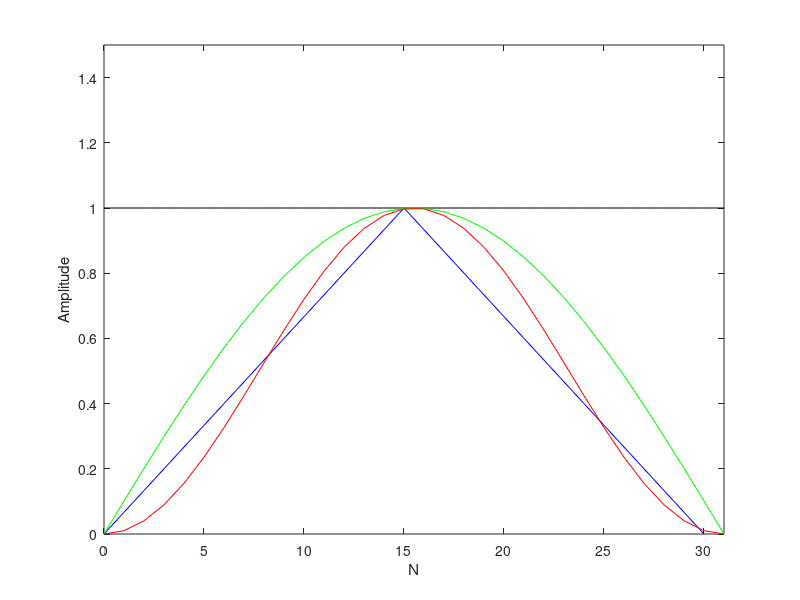

Write MATLAB code to recreate this figure. (Note: this script raises an error after producing the figure.)
N = 32;
N_tri = 31;

rectangular(1:N) = 1;

triangular = zeros(1,N_tri);
for n = 0 : N_tri -1    
    triangular(n+1) = ((N_tri-1)/2 - abs(n-(N_tri-1)/2))*2/(N_tri-1);
end

 sine = sin(pi * [0:N-1] / (N-1));


Hann = zeros(1,N);
for n = 0 : N-1  
    Hann(n+1) = 1/2 * (1-cos(2 * pi * n/(N-1)));
end

plot(0: N-1, rectangular,'black');
hold on;
plot(0:N_tri-1, triangular,'blue');
hold on;
plot(0: N-1, sine,'green');
hold on;
plot(0: N-1, Hann,'red');

axis tight;
xlabel('N')
ylabel('Amplitude')
ylim([0,1.5]);

gtext('rectangular window','Color','black');
gtext('triangular window','Color','blue');
gtext('sine window','Color','green');
gtext('Hann window','Color','red');